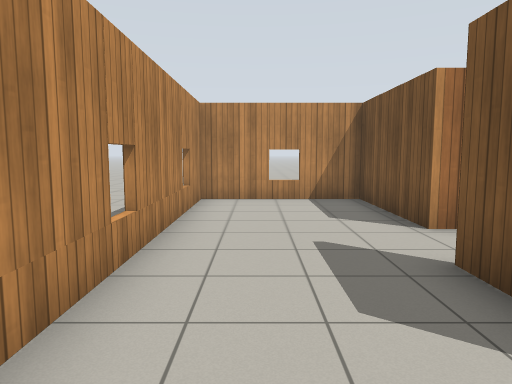
View 1 (above)

17 first-person views from a walk through a world built for the Gazebo simulator. The camera is 1.2 m above the floor, tilts 6° down and sees 70° across. The floor is counted in squares, 1 m on a side. Each view is taken from the middle of a square. On the plan, view 1 faces up. The plan holds only what a view shows up to about 14 squares ahead; the rest is blank. Simple patterns stand in for the simulator's built-in surfaces.

View 2
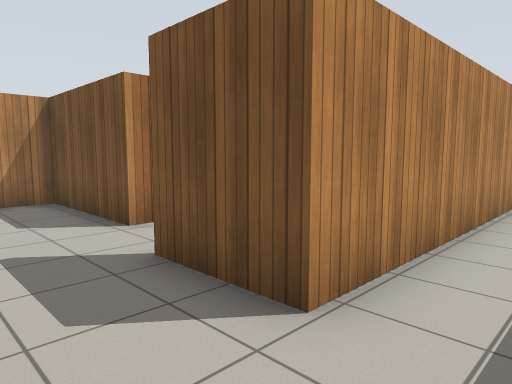

View 3
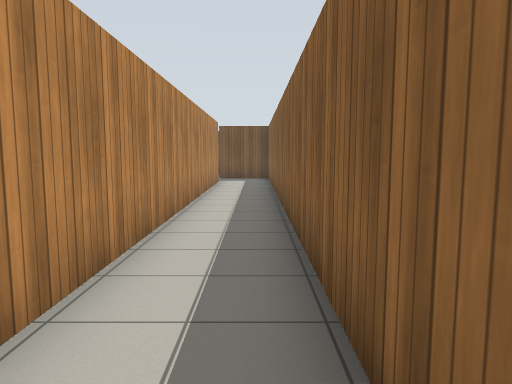

View 4
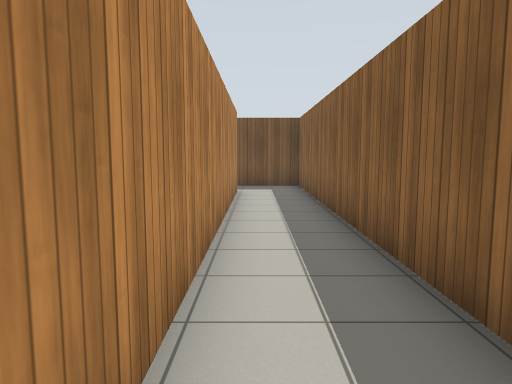

View 5
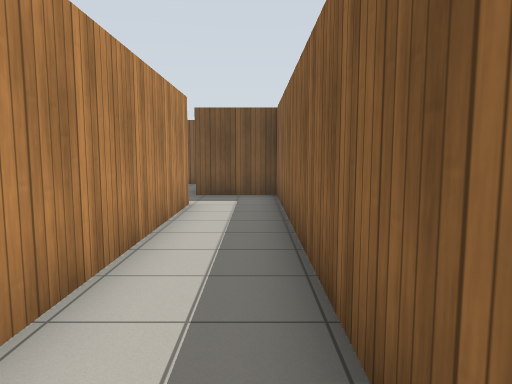

View 6
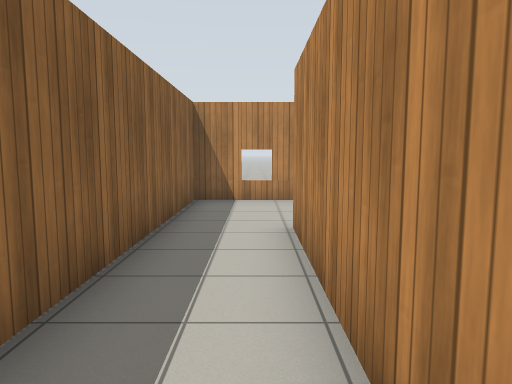

View 7
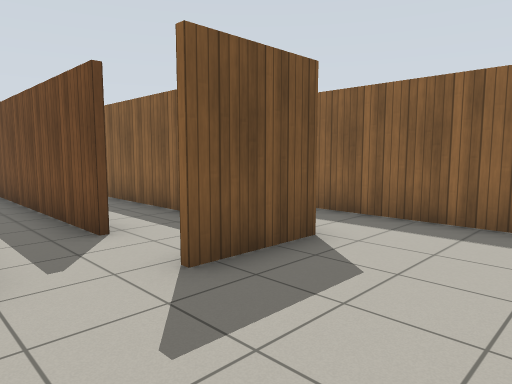

View 8
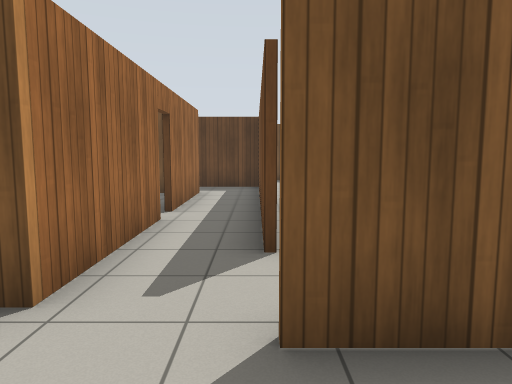

View 9
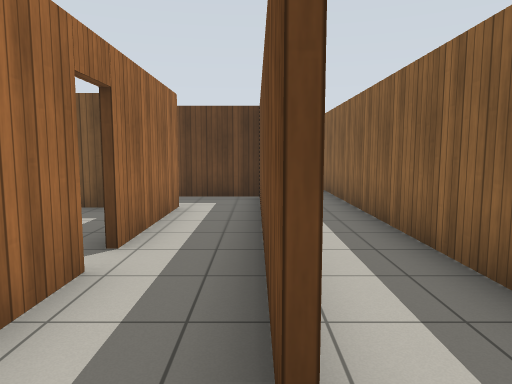

View 10
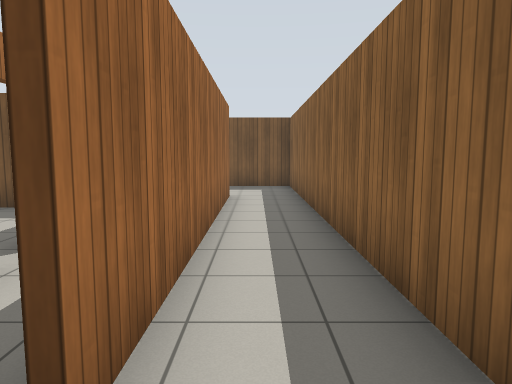

View 11
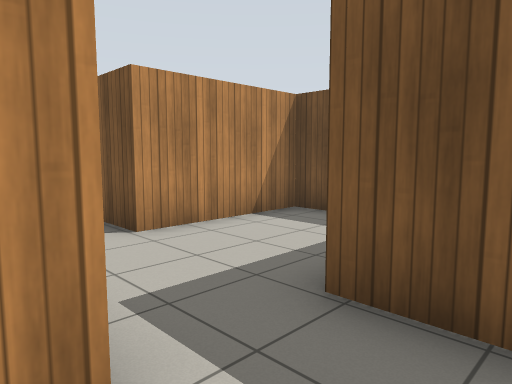

View 12
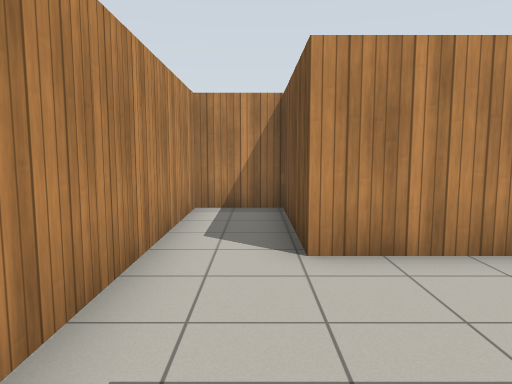

View 13
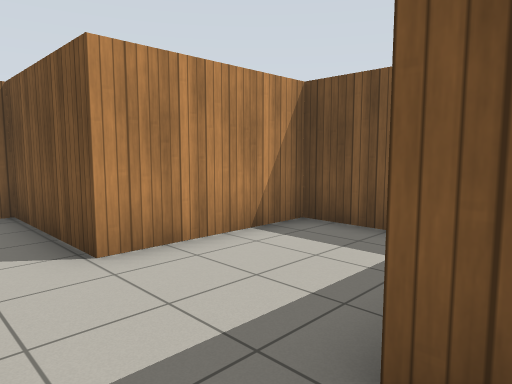

View 14
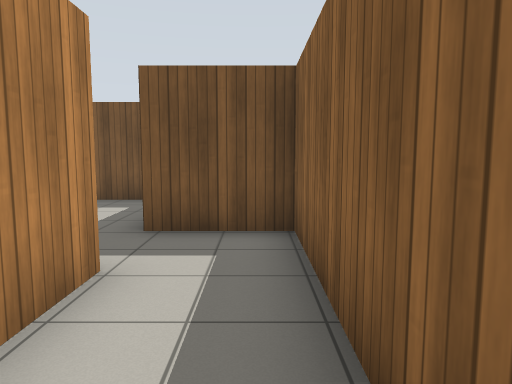

View 15
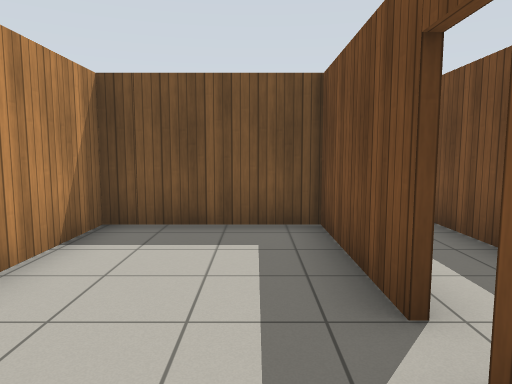

View 16
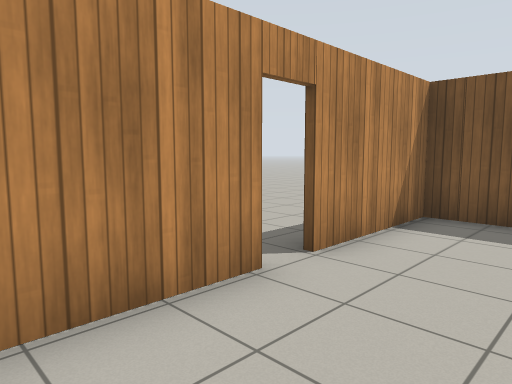

View 17
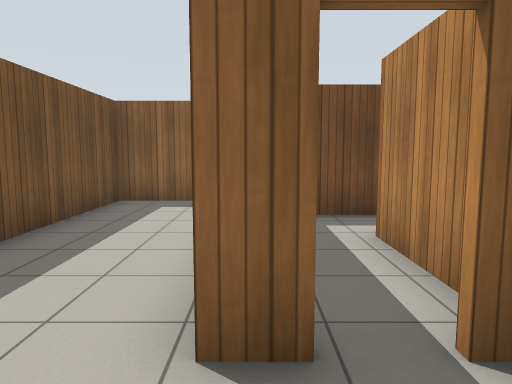

### Floor plan
Points are (right, up) in squares from view 1. A wall is a line through its corners. A room is listed if a view was taken in it or the views show most of it. See-through windows are left out.
Room 1 (views 1, 2, 3, 4, 5, 6, 7, 8, 9, 10, 11, 12, 13, 14)
walls: (4.6, 1.7) (13.5, 1.7); (4.2, 3.9) (11.9, 3.9); (6.7, 5.7) (2.8, 5.7) (2.8, 9.6) (-1.4, 9.6) (-1.4, -0.6) (18.6, -0.6) (18.6, 1.8); (11.2, 5.7) (7.5, 5.7); (13.4, 3.7) (4.3, 3.7); (16.7, 1.6) (2.2, 1.6) (2.2, 3.9)
ways out: open door at (7, 6) to room 2; opening at (14, 3) to room 3; opening at (18, 2) to room 4; opening at (11, 5) to room 5
Room 2 (views 15, 16)
walls: (6.7, 9.6) (4.4, 9.6); (7.5, 5.9) (11.1, 5.9) (11.1, 9.6) (7.5, 9.6)
ways out: open door at (7, 6) to room 1; open door at (7, 10)
Room 3 (view 17)
walls: (12.6, 9) (13.4, 9); (13.5, 1.7) (16.5, 1.7) (16.5, 6.1)
ways out: opening at (14, 3) to room 1; open door at (12, 9) to room 5
Room 4 (no view inside)
walls: (22.5, 2.9) (22.5, 5.2) (18.6, 5.2) (18.6, 9) (16.7, 9) (16.7, 2.7)
ways out: opening at (18, 2) to room 1
Room 5 (no view inside)
walls: (11.2, 8) (11.2, 5.7); (13.2, 3.9) (13.2, 6.3)
ways out: opening at (11, 5) to room 1; open door at (12, 9) to room 3

Positions as (right, up) in squares from view 1, and headings:
1: (0, 0), facing up
2: (0, 0), facing up-right
3: (1, 0), facing right
4: (5, 1), facing right
5: (8, 0), facing right
6: (8, 1), facing left
7: (-1, 6), facing down-right
8: (0, 4), facing right
9: (3, 4), facing right
10: (3, 3), facing right
11: (16, 0), facing up-right
12: (18, 1), facing up
13: (17, 1), facing up-right
14: (13, 0), facing right
15: (5, 7), facing right
16: (4, 7), facing up-right
17: (13, 11), facing down
